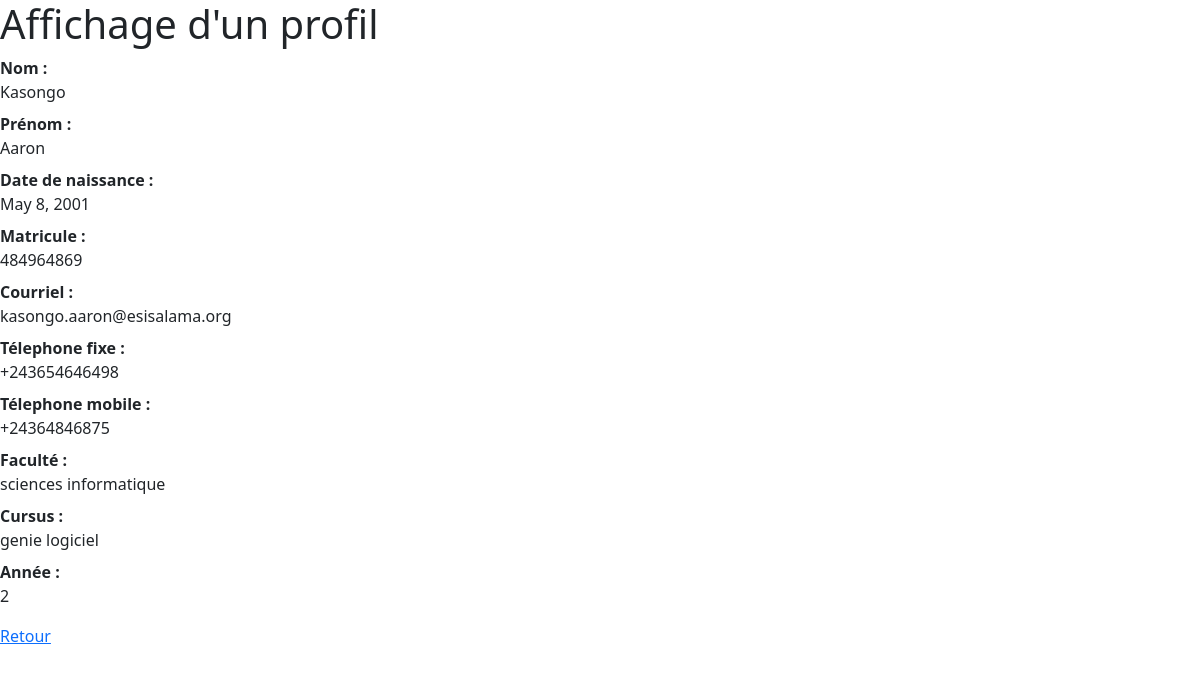
The app's page /showProfile?userToShow=3 (signed in) with its own data.
### Trombinoscoop/models.py (models this page shows, shortened)
class Person(models.Model):
    img_profile = models.FileField(upload_to='profil_img/', default=None, null=True, blank=True)
    registration_number = models.CharField(max_length=30, unique=True)
    last_name = models.CharField(max_length=30)
    first_name = models.CharField(max_length=30)
    birth_date = models.DateField(blank=True)
    email = models.EmailField(unique=True)
    home_phone_number = models.CharField(max_length=20, blank=True)
    cellphone_number = models.CharField(max_length=20, blank=True, unique=True)
    password = models.CharField(max_length=32, unique=True)
    friends = models.ManyToManyField('self', blank=True)
    faculty = models.ForeignKey('Faculty', on_delete=models.CASCADE, default=None)
    person_type = 'generic'

class Faculty(models.Model):
    name = models.CharField(max_length=30)
    color = models.CharField(max_length=6)

class Student(Person):
    cursus = models.ForeignKey('Cursus', on_delete=models.CASCADE, default=None)
    year = models.IntegerField()
    person_type = 'student'

class Cursus(models.Model):
    title = models.CharField(max_length=30)

### Trombinoscoop/views.py (the view)
# urls.py: path('showProfile', views.show_profile),
def show_profile(request):
    logged_user = get_logged_user_from_request(request)
    if logged_user:
        if 'userToShow' in request.GET and request.GET['userToShow'] != '':
            user_to_show_id = int(request.GET['userToShow'])
            results = Person.objects.filter(id=user_to_show_id)
            if len(results) == 1:
                if Student.objects.filter(id=user_to_show_id):
                    user_to_show = Student.objects.get(id=user_to_show_id)
                else:
                    user_to_show = Employee.objects.get(id=user_to_show_id)
                return render(request, 'show_profile.html', {'user_to_show': user_to_show})
            else:
                return render(request, 'show_profile.html', {'user_to_show': logged_user})
        else:
            return render(request, 'show_profile.html', {'user_to_show': logged_user})
    else:
        return redirect('/login')

### Trombinoscoop/views.py (called while the page is built)
def get_logged_user_from_request(request):
    if 'logged_user_id' in request.session:
        logged_user_id = request.session['logged_user_id']
        if len(Student.objects.filter(id=logged_user_id)) == 1:
            return Student.objects.get(id=logged_user_id)
        elif len(Employee.objects.filter(id=logged_user_id)):
            return Employee.objects.get(id=logged_user_id)
        else:
            return None
    else:
        return None

### templates/show_profile.html (shortened to what this page needs)
{% extends "base.html" %}
{% block bodyId %}showProfilePage{% endblock %}
{% block content %}
    <h1>Affichage d'un profil</h1>
    <dl class="fieldList">
        <dt>Nom :</dt>
        <dd>{{ user_to_show.last_name }}</dd>
        <dt>Prénom :</dt>
        <dd>{{ user_to_show.first_name }}</dd>
        <dt>Date de naissance :</dt>
        <dd>{{ user_to_show.birth_date }}</dd>
        <dt>Matricule :</dt>
        <dd>{{ user_to_show.registration_number }}</dd>
        <dt>Courriel :</dt>
        <dd>{{ user_to_show.email }}</dd>
        <dt>Télephone fixe :</dt>
        <dd>{{ user_to_show.home_phone_number }}</dd>
        <dt>Télephone mobile :</dt>
        <dd>{{ user_to_show.cellphone_number }}</dd>
        <dt>Faculté :</dt>
        <dd>{{ user_to_show.faculty.name }}</dd>
        {% if user_to_show.person_type == "student" %}
            <dt>Cursus :</dt>
            <dd>{{ user_to_show.cursus.title }}</dd>
            <dt>Année :</dt>
            <dd>{{ user_to_show.year }}</dd>
        {% endif %}
    </dl>
    <p id="showProfileNavigationButtons">
        <a href="/" class="buttonLink">Retour</a>
    </p>
{% endblock %}

### records on screen
Person: last_name "Kasongo", first_name "Aaron", birth_date "May 8, 2001", registration_number "484964869", email "kasongo.aaron@esisalama.org", home_phone_number "+243654646498", cellphone_number "+24364846875", faculty.name "sciences informatique"
Student: cursus "genie logiciel", year "2"
